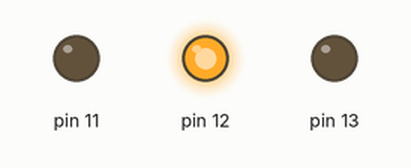
Bench run of a sketch on a simulated Arduino Uno, built with avr-gcc and run on an emulated ATmega328P. On the bench: output pins drawn as LEDs (lit = HIGH).

Above: at 0.15 s.
At 0.75 s:
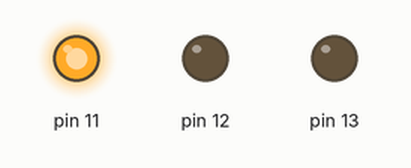
At 1.35 s:
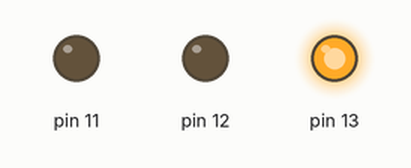
At 3.45 s:
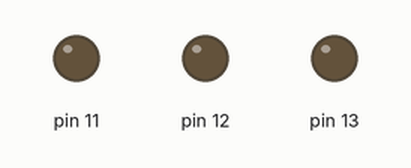
Timing chart, 0 to 4.1 s (numbered marks = the images above):
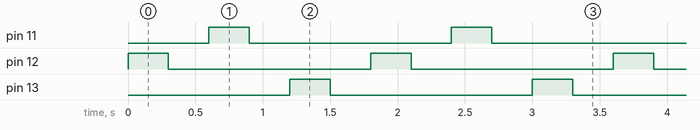

The sketch:

Ledit1.ino
```cpp
//ledien vilkutusta

void setup() {
  // asetetaan pinnit outputeiksi.
  pinMode(12, OUTPUT);
  pinMode(11, OUTPUT);
  pinMode(13, OUTPUT);
}

// vilkutellaan ledejä
void loop()
{
  digitalWrite(12, HIGH);   //
  delay(300);                       //
  digitalWrite(12, LOW);    //
  delay(300); //

  digitalWrite(11, HIGH);   //
  delay(300);                       //
  digitalWrite(11, LOW);    //
  delay(300);                       //

  digitalWrite(13, HIGH);   //
  delay(300);                       //
  digitalWrite(13, LOW);    //
  delay(300);                       //


}
```

Measured:
- by itself, pin 11–13: alternates HIGH for 0.30 s and LOW for 1.5 s
- by itself, everything shown: repeats every 1.8 s, in 6 steps
